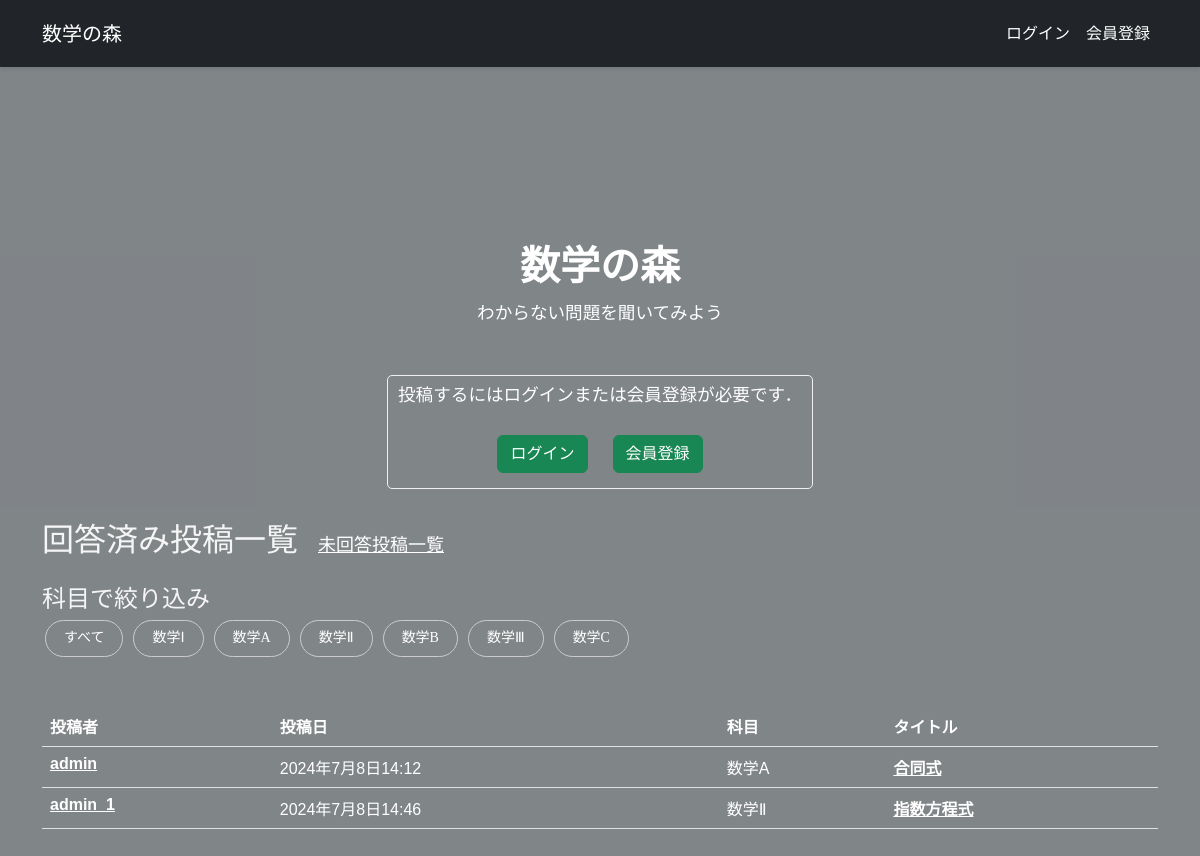
/, run on an earlier commit of the app's database.
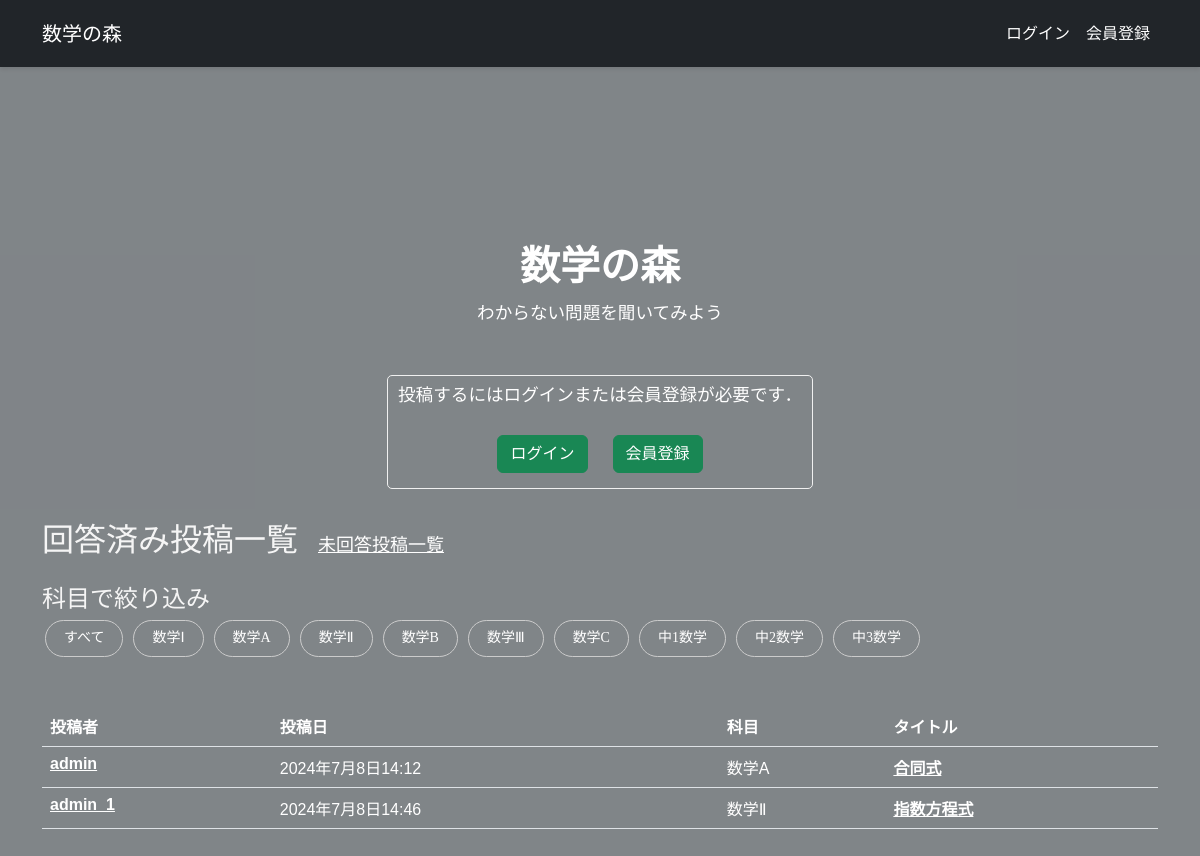
And on a later commit of the database.
### studysite/models.py (models this page shows, shortened)
class Tag(models.Model):
    name = models.CharField(max_length=100)

class Studysite(models.Model):
    title = models.CharField('タイトル', max_length=128)
    image = models.ImageField('問題画像', upload_to='image/', blank=True)
    question = models.TextField('問題', blank=True)
    answer = models.TextField('解答', blank=True)
    created_by = models.ForeignKey(settings.AUTH_USER_MODEL,
                                   verbose_name='投稿者',
                                   on_delete=models.CASCADE)
    created_at = models.DateTimeField('投稿日', auto_now_add=True)
    updated_at = models.DateTimeField('更新日', auto_now=True)
    tags = models.ManyToManyField(Tag, blank=True)
    likes = models.PositiveIntegerField(default=0)

### studysite/views.py (the view)
# urls.py: path('', top, name='top'),
def top(request):
    tags = Tag.objects.all()
    raw_query = request.META.get('QUERY_STRING', '')  # URLのクエリストリング全体を取得
    query_param = raw_query.strip('?')  # '?'を取り除いて値を取得
    snippets = Studysite.objects.all() # Snippetの一覧を取得
    selected_tag = request.GET.get('tag')
    try:
        query_param = int(query_param)
        snippets = Studysite.objects.filter(tags=query_param)
    except (ValueError, Tag.DoesNotExist):
        snippets = Studysite.objects.all()
    context = {'snippets': snippets, 'tags': tags, 'selected_tag': selected_tag, 'query_param': query_param}
    if selected_tag:
        snippets = snippets.filter(tags__id=selected_tag)
    return render(request, 'snippets/top.html', context)

### studysite/templates/snippets/top.html (shortened to what this page needs)
{% extends 'base.html' %}
{% load django_bootstrap5 %}
{% load widget_tweaks %}
{% block main %}
<div class="welcome">
    <h1 class="title"><b>数学の森</b></h1>
    <p class="subtitle">わからない問題を聞いてみよう</p>
    {% if user.is_authenticated %}
        <a class="btn btn-success" href="{% url 'snippet_new' %}">投稿する</a>
    {% else %}<br>
        <div class="flame">
            <p>投稿するにはログインまたは会員登録が必要です．</p>
            <div style="text-align: center;">
                <span><a style="margin: 10px;" class="btn btn-success" href="{% url 'login' %}">ログイン</a></span>
                <span><a style="margin: 10px;" class="btn btn-success" href="{% url 'signup' %}">会員登録</a></span>
            </div>
        </div>
    {% endif %}
</div>
<div>
    <span class="h2 title">回答済み投稿一覧</span><span class="h3"><a href="{% url 'unanswered' %}" style="color:white">未回答投稿一覧</a></span><br><br>
    <h4>科目で絞り込み</h4>
    <a href="{% url 'top' %}"><span class="subject-filter">すべて</span></a>
    {% for tag in tags %}
        <a href="{% url 'top' %}?{{ tag.id }}"><span class="subject-filter">{{ tag.name }}</span></a>
    {% endfor %}
</div><br>
<div class="class1">
    {% if snippets %}
    <table class="table">
        <thead>
        <tr>
            <th>投稿者</th>
            <th>投稿日</th>
            <th>科目</th>
            <th>タイトル</th>
        </tr>
        </thead>
        <tbody>
        {% for snippet in snippets %}
            {% if snippet.answer %}
            <tr>
                <th><a href="{% url 'profile' snippet.created_by_id %}" style="color:white">{{ snippet.created_by.username }}</a></th>
                <td>{{ snippet.created_at }}</td>
                <td>
                    {% if snippet.tags %}
                        {% for tag in snippet.tags.all %}
                            <span>{{ tag.name }}</span>
                        {% endfor %}
                    {% else %}
                        <span>empty<span>
                    {% endif %}
                </td>
                <th><a href="{% url 'snippet_detail' snippet.id %}" style="color:white">{{ snippet.title }}</a></th>
            </tr>
            {% endif %}
        {% endfor %}
        </tbody>
    </table>
    {% else %}
    <p>問題はまだ投稿されていません．</p>
    {% endif %}
</div>
{% endblock %}

What changed in the data, as far as the page shows it:
added Tag: name "中1数学", shown under "科目で絞り込み"
added Tag: name "中2数学", shown under "科目で絞り込み"
added Tag: name "中3数学", shown under "科目で絞り込み"
